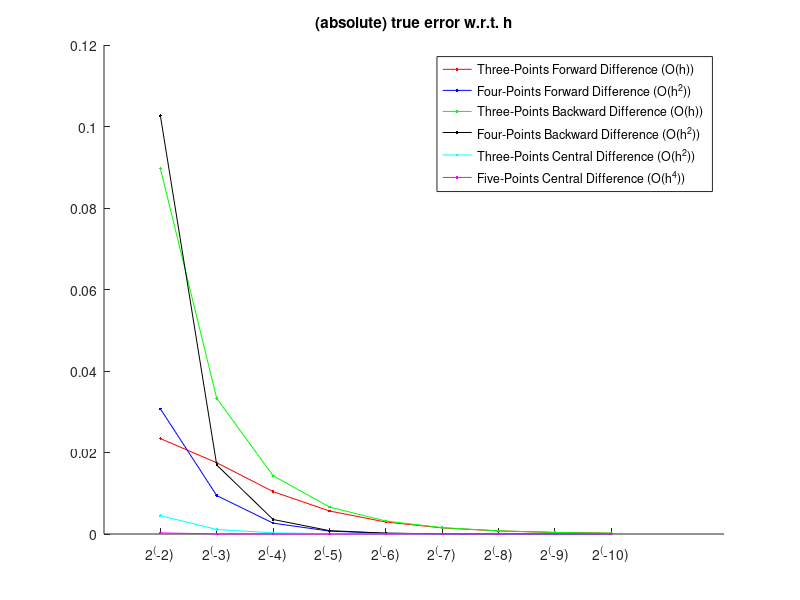
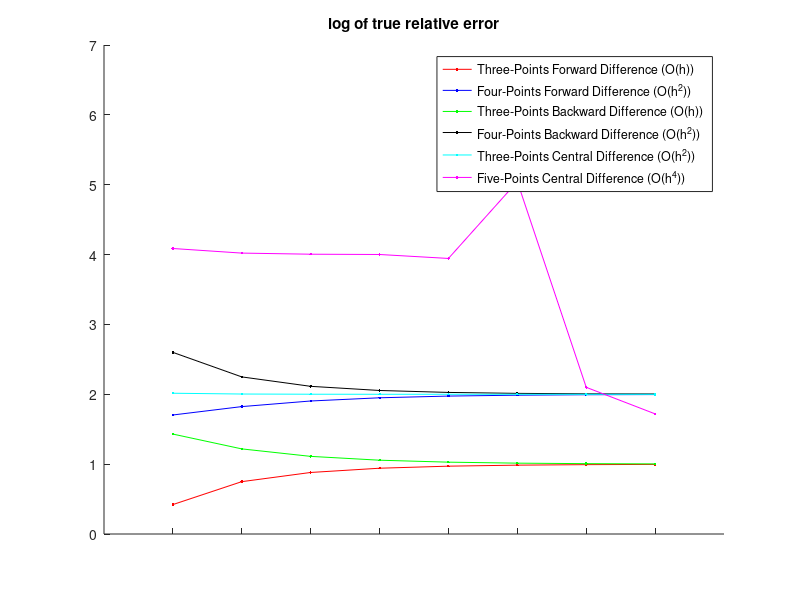

Recreate these plots in MATLAB, in order.
function y= plot_der2nd()


clear all;

x0 = 2;	% the point of which derivative is to be evaluated

powers = 2:10;

n = length(powers);

% array of h = [1/2, 1/2^2, 1/2^3, ...]
hs = 2.^(-powers);

% f(x)
f = @(x) (2.^x)./x;

% f'(x)
fd1 = @(x) (2.^x).*log(2)./x - (2.^x)./(x.^2);

% f''(x)
fd2 = @(x) (2.^x).*(log(2).^2)./x - 2.*(2.^x).*log(2)./(x.^2) + 2*(2.^x)./(x.^3);

true_val = fd2(x0);	% exact value

% Three-Points Forward Difference Formula (O(h))
function [d2] = forward_diff_3_points(f, x, h)
   d2 = (f(x) - 2*f(x+h) + f(x+2*h))./(h.^2);
end

% Four-Points Forward Difference Formula (O(h^2))
function [d2] = forward_diff_4_points(f, x, h)
   d2 = (2*f(x)-5*f(x+h)+4*f(x+2*h)-f(x+3*h))./(h.^2);
end

% Three-Points Backward Difference Formula (O(h))
function [d2] = backward_diff_3_points(f, x, h)
   d2 = (f(x-2*h)-2*f(x-h)+f(x))./(h.^2);
end

% Four-Points Backward Difference Formula (O(h^2))
function [d2] = backward_diff_4_points(f, x, h)
   d2 = (-f(x-3*h)+4*f(x-2*h)-5*f(x-h)+2*f(x))./(h.^2);
end

% Three-Points Central Difference Formula
function [d2] = central_diff_3_points(f, x, h)
   d2 = (f(x-h)-2*f(x)+f(x+h))./(h.^2);
end

% Five-Points Central Difference Formula
function [d2] = central_diff_5_points(f, x, h)
   d2 = (-f(x-2*h)+16*f(x-h)-30*f(x)+16*f(x+h)-f(x+2*h))./((h.^2)*12);
end

data = zeros(6, n);

data(1,:) = abs(true_val - forward_diff_3_points(f, x0, hs));
data(2,:) = abs(true_val - forward_diff_4_points(f, x0, hs));
data(3,:) = abs(true_val - backward_diff_3_points(f, x0, hs));
data(4,:) = abs(true_val - backward_diff_4_points(f, x0, hs));
data(5,:) = abs(true_val - central_diff_3_points(f, x0, hs));
data(6,:) = abs(true_val - central_diff_5_points(f, x0, hs));

vec_cols = {'red', 'blue', 'green', 'black', 'cyan', 'magenta'};
vec_names = {'Three-Points Forward Difference (O(h))',
			'Four-Points Forward Difference (O(h^2))',
			'Three-Points Backward Difference (O(h))',
			'Four-Points Backward Difference (O(h^2))',
			'Three-Points Central Difference (O(h^2))',
			'Five-Points Central Difference (O(h^4))'};
vec_xticks = {};
for i=1:n
	vec_xticks{i,1} = sprintf('2^(-%d)', powers(i));
end


% plot (absolute) true error with respect to h
hsteps = 1:n;
figure(1);
clf;
title('(absolute) true error w.r.t. h');
xlim([0,n+2]);
set(gca(), 'xtick', hsteps);
set(gca(), 'xtickLabel', vec_xticks);
hold on;
for i=1:6 
	hold on;
	plot(hsteps, data(i,:), 'Color', vec_cols{i}, 'Marker', '.');
end
hold on;
legend(vec_names{1}, vec_names{2}, vec_names{3}, vec_names{4}, vec_names{5}, vec_names{6});

function [y] = convert_data(x)
	y = abs(log(x(2:end)./x(1:(end-1)))./log(2));
end

% plot the order of truncation error 
hsteps = 1:(n-1);
figure(2);
clf;
title('log of true relative error');
xlim([0,n]);
ylim([0,7]);
set(gca(), 'xtick', hsteps);
set(gca(), 'xtickLabel', {});
for i=1:6
	hold on;
	plot(hsteps, convert_data(data(i,:)), 'Color', vec_cols{i}, 'Marker', '.');
end
hold on;
legend(vec_names{1}, vec_names{2}, vec_names{3}, vec_names{4}, vec_names{5}, vec_names{6});

	
	
	
end